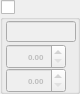
      <widget class="QGroupBox" name="groupBox_gb_check_folyotel_3">
       <property name="geometry">
        <rect>
         <x>244</x>
         <y>185</y>
         <width>80</width>
         <height>94</height>
        </rect>
       </property>
       <property name="title">
        <string/>
       </property>
       <property name="checkable">
        <bool>true</bool>
       </property>
       <property name="checked">
        <bool>false</bool>
       </property>
       <widget class="QDoubleSpinBox" name="doubleSpinBox_folyotel32">
        <property name="geometry">
         <rect>
          <x>6</x>
          <y>68</y>
          <width>60</width>
          <height>25</height>
         </rect>
        </property>
        <property name="font">
         <font>
          <pointsize>6</pointsize>
          <weight>75</weight>
          <bold>true</bold>
         </font>
        </property>
        <property name="layoutDirection">
         <enum>Qt::LeftToRight</enum>
        </property>
        <property name="autoFillBackground">
         <bool>false</bool>
        </property>
        <property name="alignment">
         <set>Qt::AlignRight|Qt::AlignTrailing|Qt::AlignVCenter</set>
        </property>
        <property name="decimals">
         <number>2</number>
        </property>
        <property name="maximum">
         <double>1000.000000000000000</double>
        </property>
        <property name="singleStep">
         <double>0.100000000000000</double>
        </property>
       </widget>
       <widget class="QDoubleSpinBox" name="doubleSpinBox_folyotel31">
        <property name="geometry">
         <rect>
          <x>6</x>
          <y>44</y>
          <width>60</width>
          <height>25</height>
         </rect>
        </property>
        <property name="font">
         <font>
          <pointsize>6</pointsize>
          <weight>75</weight>
          <bold>true</bold>
         </font>
        </property>
        <property name="layoutDirection">
         <enum>Qt::LeftToRight</enum>
        </property>
        <property name="autoFillBackground">
         <bool>false</bool>
        </property>
        <property name="alignment">
         <set>Qt::AlignRight|Qt::AlignTrailing|Qt::AlignVCenter</set>
        </property>
        <property name="decimals">
         <number>2</number>
        </property>
        <property name="maximum">
         <double>1000.000000000000000</double>
        </property>
        <property name="singleStep">
         <double>0.100000000000000</double>
        </property>
       </widget>
       <widget class="QLineEdit" name="lineEdit_mlz_folyotel_3">
        <property name="geometry">
         <rect>
          <x>6</x>
          <y>21</y>
          <width>70</width>
          <height>21</height>
         </rect>
        </property>
        <property name="font">
         <font>
          <pointsize>5</pointsize>
          <weight>75</weight>
          <bold>true</bold>
         </font>
        </property>
        <property name="placeholderText">
         <string/>
        </property>
       </widget>
      </widget>
